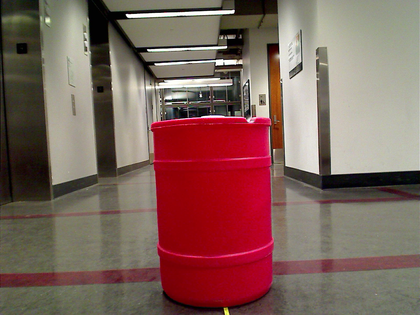
%> input picture project_1/1.3.png, 420 x 315 px, shrunk from 1600 x 1200 before the run; its folder holds only this picture in this run
$ octave test_detection.m   (GNU Octave 9; MATLAB toolbox functions it lacks are replaced by stand-ins)
%> lines starting %> are read from the running program, lines starting %| are printed output that depends on the picture; in (x1, y1, x2, y2) boxes, pixels count from 0 and x2, y2 are one past the last pixel; in counts of white or black regions, pixels touching at a corner belong together; the program's own positions count from 1
%> further down, im is the input picture: size 315x420x3 uint8; mean R, G, B 128.8, 98.4, 91.1
### project_1/detect_barrel.m
function [x, y, d] = detect_barrel(rgbim)
load('model.mat');

% get image
G = fspecial('gaussian',[10 10],10);
rgbim = imfilter(rgbim,G,'same');
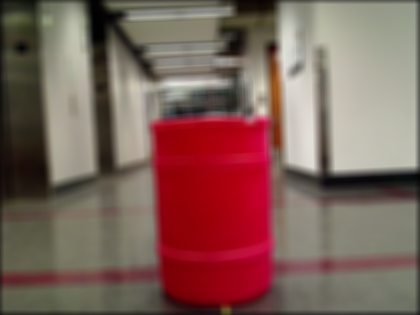
%> rgbim: size 315x420x3 uint8; mean R, G, B 127.5, 97.1, 90
im = rgb2ycbcr(rgbim);
%> im: size 315x420x3 uint8; mean of channels 1, 2, 3 106.5, 120.4, 141.8
[r,c,~] = size(im);
%> r = 315; c = 420

% get pixel values
Y = reshape(im(:,:,1),r*c,1);
Cb = reshape(im(:,:,2),r*c,1);
Cr = reshape(im(:,:,3),r*c,1);
colors = double([Y Cb Cr]);

S = [];
iteration = 1;
while isempty(S) && iteration ~= length(models)
    % calculate probability density of each pixel
    P = zeros(r*c,models{iteration}.model1.num_clusters+models{iteration}.model2.num_clusters);
    DM = zeros(r*c,models{iteration}.model1.num_clusters+models{iteration}.model2.num_clusters);
    for j = 1:models{iteration}.model1.num_clusters
        P(:,j) = compute_gaussian_density(colors,models{iteration}.model1.mean(j,:),models{iteration}.model1.cov{j});
        mean_centered = bsxfun(@minus,colors,models{iteration}.model1.mean(j,:));
        DM(:,j) = sqrt(sum((mean_centered/models{iteration}.model1.cov{j}).*mean_centered,2));
    end
    for j = models{iteration}.model1.num_clusters+1:models{iteration}.model1.num_clusters+models{iteration}.model2.num_clusters
        P(:,j) = compute_gaussian_density(colors,models{iteration}.model2.mean(j-models{iteration}.model1.num_clusters,:),models{iteration}.model2.cov{j-models{iteration}.model1.num_clusters});
        mean_centered = bsxfun(@minus,colors,models{iteration}.model2.mean(j-models{iteration}.model1.num_clusters,:));
        DM(:,j) = sqrt(sum((mean_centered/models{iteration}.model2.cov{j-models{iteration}.model1.num_clusters}).*mean_centered,2));
    end

    [~,idx] = max(DM,[],2);
    size(idx)
    mask = reshape(idx > models{iteration}.model1.num_clusters,r,c);
    se_o = strel('square',25);
    se_c = strel('square',8);
    mask = imclose(mask,se_c);
    mask = imopen(mask,se_o);

    CC = bwconncomp(mask);
    S = regionprops(CC);
    indicator = false(length(S),1);
    BB_size = zeros(length(S),2);
    Area = zeros(length(S),1);
    for j = 1:length(S)
        BB_size(j,:) = S(j).BoundingBox(3:4);
        Area(j) = S(j).Area;
    end
    a_filt = Area >= 2280;
    S = S(a_filt);
    depth = zeros(length(S),1);

    for j = 1:length(S)
        [w,w_idx] = min(S(j).BoundingBox(3:4));
        [h,~] = max(S(j).BoundingBox(3:4));
        if abs(w/h-40/57)/(40/57) < 0.3
            indicator(j) = true;
        end
        if w_idx == 1
            depth(j) = 40*11.35/w;
        else
            depth(j) = 57*11.35/h;
        end
    end
    S = S(indicator);
    depth = depth(indicator);

    x = zeros(length(S),1);
    y = zeros(length(S),1);
    d = zeros(length(S),1);
    for j = 1:length(S)
        x(j) = S(j).Centroid(1);
        y(j) = S(j).Centroid(2);
        d(j) = depth(j);
    end
    iteration = iteration+1;
end
%> this loop made 1 pass
%> (CC, a_filt, depth) on pass 1: (1 connected component, true, 4.05)
%> pass 1, in detect_barrel, `mask = reshape(idx > models{iteration}.model1.num_clusters,r,c);`:
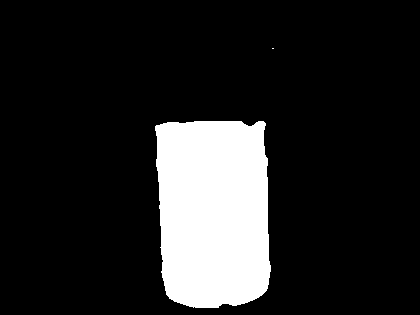
%> mask: size 315x420 logical; 14.8% white; 2 white regions (1 under 20 px), largest, box (x1, y1, x2, y2) and area: (155, 121, 271, 308) 19558
%> pass 1, in detect_barrel, `mask = imopen(mask,se_o);`:
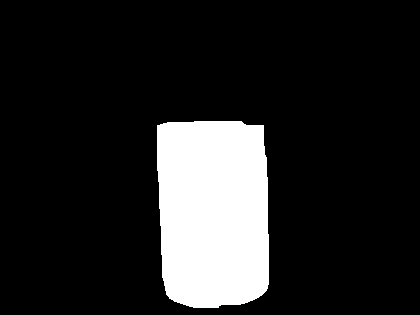
%> mask: size 315x420 logical; 14.7% white; 1 white region, box (x1, y1, x2, y2) and area: (157, 121, 269, 308) 19475
%> after the loop, BB_size = [112 187]; iteration = 2

### project_1/test_detection.m
clear all
dirstruct = dir('*.png');

for i = 1:length(dirstruct),

    % Current test image
    im = imread(dirstruct(i).name);

    % Run detection algorithm
    [x, y, d] = detect_barrel(im);
%> x = 213.9; y = 212.9; d = 4.05

    % Display results:
    hf = figure(1);
    image(im);
    hold on;
    plot(x, y, 'g+');
    title(sprintf('Barrel distance: %.1f m', d));
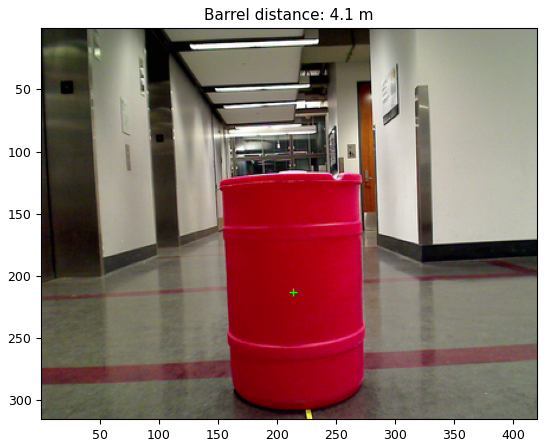
%> figure redrawn from the program's plot data
    hold off;
    pause;
end
